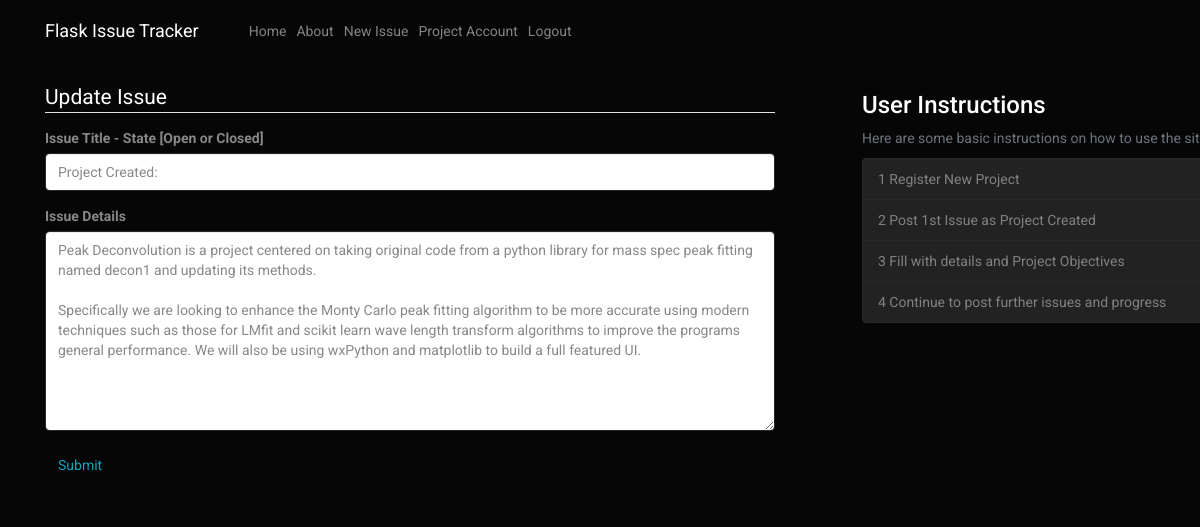
Screenshot of /post/1/update (signed in) with the database file from the repository.
### flask_issue_tracker/Models.py (models this page shows, shortened)
class Post (db.Model):
    id = db.Column(db.Integer, primary_key=True)
    title = db.Column(db.String(100), nullable=False)
    date_posted = db.Column(db.DateTime, nullable=False, default=datetime.utcnow)
    content = db.Column(db.Text, nullable=False)
    user_id = db.Column(db.Integer, db.ForeignKey('user.id'), nullable=False)

### flask_issue_tracker/posts/routes.py (the view)
@posts.route("/post/<int:post_id>/update", methods=['GET', 'POST'])
@login_required
def update_post(post_id):
    post = Post.query.get_or_404(post_id)
    if post.author != current_user:
        abort(403)
    form = PostForm()
    if form.validate_on_submit():
        post.title = form.title.data
        post.content = form.content.data
        db.session.commit()
        flash('your Issue has been updated!', 'success')
        return redirect(url_for('posts.post', post_id=post.id))
    elif request.method == 'GET':
        form.title.data = post.title
        form.content.data = post.content
    return render_template('create_post.html', title='Update Issue',
                           form=form, legend='Update Issue')

### flask_issue_tracker/posts/forms.py
class PostForm(FlaskForm):
    title = StringField('Issue Title - State [Open or Closed]', validators=[DataRequired()])
    content = TextAreaField('Issue Details', validators=[DataRequired()])
    submit = SubmitField('Submit')

### flask_issue_tracker/Models.py (called while the page is built)
@login_manager.user_loader
def load_user(user_id):
    return User.query.get(int(user_id))

### flask_issue_tracker/templates/create_post.html (shortened to what this page needs)
{% extends "layout.html" %}
{% block content %}
 <div class ='content section'>
        <form method = "POST" action="">
            <fieldset class=form-group">
                <legend class="border-bottom mb-4">{{legend}}</legend>
                <div class ="form-group">
                    {{form.title.label(class="form-control-label")}}
                     {% if form.title.errors %}
                        {{form.title(class="form-control form-control-lg is-invalid")}}
                        <div class="invalid-feedback">
                            {%for error in form.title.errors %}
                                <span>{{error}}</span>
                            {%endfor%}
                        </div>
                     {%else%}
                        {{form.title(class="form-control form-control-lg")}}
                     {%endif%}
                </div>
                <div class ="form-group">
                    {{form.content.label(class="form-control-label")}}
                    {% if form.content.errors %}
                        {{form.content(class="form-control form-control-lg is-invalid")}}
                        <div class="invalid-feedback">
                            {%for error in form.content.errors %}
                                <span>{{error}}</span>
                            {%endfor%}
                        </div>
                     {%else%}
                        {{form.content(class="form-control form-control-lg", style="height:200px")}}
                     {%endif%}
                </div>
            </fieldset>
            <div class ="form-group">
                {{form.submit(class="btn btn-outline-info")}}
            </div>
        </form>
 </div>
{% endblock content %}

### rows the page displays
Post: title "Project Created:", content "Peak Deconvolution is a project centered on taking original code from a python library for mass spec peak fitting named decon1 and updating its methods. Specifically we are looking to enhance the Monty Carlo peak fitting algorithm to be more accurate using modern techniques such as those for LMfit and scikit learn wave length transform algorithms to improve the programs general performance. We will also be using wxPython and matplotlib to build a full featured UI."

### other values shown
{{ legend }} "Update Issue"
